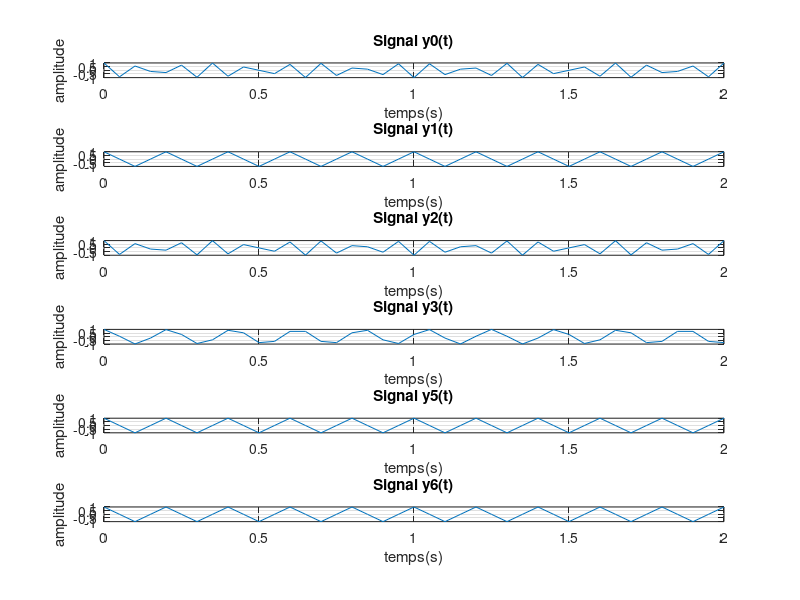

MATLAB code for this plot:

f0 = 11.5;
t =  0:0.05:2;

y0 = cos(2*pi*f0*t);
subplot(6,1,1)
plot(t,y0)
title('Signal y0(t)')
grid on
xlabel('temps(s)')
ylabel('amplitude')

f1=5;
y1 = cos(2*pi*f1*t);
subplot(6,1,2)
plot(t,y1)
title('Signal y1(t)')
grid on
xlabel('temps(s)')
ylabel('amplitude')

f2 = 11.5;
y2 = cos(2*pi*f2*t);
subplot(6,1,3)
plot(t,y2)
title('Signal y2(t)')
grid on
xlabel('temps(s)')
ylabel('amplitude')

f3=24.8;
y3 = cos(2*pi*f3*t);
subplot(6,1,4)
plot(t,y3)
title('Signal y3(t)')
grid on
xlabel('temps(s)')
ylabel('amplitude')

f4 = 38.5;
y4 = cos(2*pi*f4*t);
subplot(6,1,5)
plot(t,y4)
title('Signal y4(t)')
grid on
xlabel('temps(s)')
ylabel('amplitude')

f5 = 45;
y5 = cos(2*pi*f5*t);
subplot(6,1,5)
plot(t,y5)
title('Signal y5(t)')
grid on
xlabel('temps(s)')
ylabel('amplitude')

f6 = 55 ;
y6 = cos(2*pi*f6*t);
subplot(6,1,6)
plot(t,y6)
title('Signal y6(t)')
grid on
xlabel('temps(s)')
ylabel('amplitude')